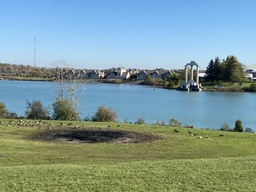
#> input picture Project2/left.jpg, 256 x 192 px, shrunk from 1008 x 756 before the run
$ python task1.py
#> lines starting #> are read from the running program, lines starting #| are printed output that depends on the picture; long printed decimals are rounded
"""
Image Stitching Problem
(Due date: Nov. 26, 11:59 P.M., 2021)

The goal of this task is to stitch two images of overlap into one image.
You are given 'left.jpg' and 'right.jpg' for your image stitching code testing.
Note that different left/right images might be used when grading your code.

To this end, you need to find keypoints (points of interest) in the given left and right images.
Then, use proper feature descriptors to extract features for these keypoints.
Next, you should match the keypoints in both images using the feature distance via KNN (k=2);
cross-checking and ratio test might be helpful for feature matching.
After this, you need to implement RANSAC algorithm to estimate homography matrix.
(If you want to make your result reproducible, you can try and set fixed random seed)
At last, you can make a panorama, warp one image and stitch it to another one using the homography transform.
Note that your final panorama image should NOT be cropped or missing any region of left/right image.

Do NOT modify the code provided to you.
You are allowed use APIs provided by numpy and opencv, except “cv2.findHomography()” and
APIs that have “stitch”, “Stitch”, “match” or “Match” in their names, e.g., “cv2.BFMatcher()” and
“cv2.Stitcher.create()”.
If you intend to use SIFT feature, make sure your OpenCV version is 3.4.2.17, see project2.pdf for details.
"""

import cv2
import math
import numpy as np
# np.random.seed(<int>) # you can use this line to set the fixed random seed if you are using np.random
import random
# random.seed(<int>) # you can use this line to set the fixed random seed if you are using random
def get_keypoints(img):
    sift = cv2.xfeatures2d.SIFT_create()
    kp, des = sift.detectAndCompute(img, None)
    return kp,des


def getMatches(image1, kpl, image2, kpr):
    eta = 0.75

    matches = []

    first_two = []

    for i in range(len(image1)):
        first_two = []
        for j in range(len(image2)):
            distance = math.sqrt(np.sum((np.array(image1[i]) - np.array(image2[j])) ** 2))
            first_two.append([i, j, distance])
        first_two = sorted(first_two, key=lambda x: x[2])
        first_two = first_two[:2]
        matches.append([first_two[0][0], first_two[0][1], first_two[1][1], first_two[0][2], first_two[1][2]])
    good_matches = []
    for i in matches:
        if i[3] < eta * i[4]:
            good_matches.append(i)
    good_matches = sorted(good_matches, key=lambda x: x[3])
    print(len(good_matches))
    keypoints1 = []
    keypoints2 = []

    for i in good_matches:
        keypoints1.append(kpl[i[0]])
        keypoints2.append(kpr[i[1]])

    return keypoints1, keypoints2


def ransac(matches, t, k):
    largest_inliers = []
    for i in range(k):

        random_points = matches[np.random.choice(len(matches), size=4, replace=False)]
        m = []
        for points in random_points:
            m.append([points.item(0), points.item(1), 1, 0, 0, 0, -points.item(2) * points.item(0),
                      -points.item(2) * points.item(1), -points.item(2)])
            m.append([0, 0, 0, points.item(0), points.item(1), 1, -points.item(3) * points.item(0),
                      -points.item(3) * points.item(1), -points.item(3)])
        u, s, v = np.linalg.svd(m)
        h = np.reshape(v[-1], (3, 3))
        h = h / h.item(8)
        inliers = []

        for i in range(len(matches)):

            p1 = []
            p1.append([matches[i].item(0), matches[i].item(1), 1])
            normp1 = (np.dot(h, np.array(p1).T)) / np.dot(h, np.array(p1).T)[2, :]
            p2 = []
            p2.append([matches[i].item(2), matches[i].item(3), 1])
            residual = np.array(p2).T - normp1
            residual = np.linalg.norm(residual)
            if residual < t:
                inliers.append(matches[i])

        if len(inliers) > len(largest_inliers):
            largest_inliers = inliers
            homography = h


    return homography
def solution(left_img, right_img):
    """
    :param left_img:
    :param right_img:
    :return: you need to return the result panorama image which is stitched by left_img and right_img
    """

    # TO DO: implement your solution here
    #raise NotImplementedError
    kpl, desl = get_keypoints(left_img)
    kpr, desr = get_keypoints(right_img)

    matches = []

    keypoints1, keypoints2 = getMatches(desl, kpl, desr, kpr)
    for kp in range(len(keypoints1)):
        l1 = list(keypoints1[kp].pt)
        l1.extend(list(keypoints2[kp].pt))
        matches.append(l1)
    print(matches)
    matches = np.matrix(matches)
    t = 4.5
    kv = 1000

    homography =ransac(matches, t,kv)

    width_1, height_1 = right_img.shape[0], right_img.shape[1]
    width_2, height_2 = left_img.shape[0], left_img.shape[1]

    r = np.float32([[0, 0], [0, width_1], [height_1, width_1], [height_1, 0]]).reshape(-1, 1, 2)
    l = np.float32([[0, 0], [0, width_2], [height_2, width_2], [height_2, 0]]).reshape(-1, 1, 2)

    l = cv2.perspectiveTransform(l, homography)
    print(l)
    finaldimensions = np.concatenate((l, r), axis=0)
    x = []
    y = []
    print(finaldimensions)
    for i in finaldimensions:
        x.append(i[0][0])
        y.append(i[0][1])

    xmin = int(min(x))
    ymin = int(min(y))
    xmax = int(max(x))
    ymax = int(max(y))

    affinity_matrix = np.array([[1, 0, -xmin], [0, 1, -ymin], [0, 0, 1]])
    stitch = cv2.warpPerspective(left_img, affinity_matrix.dot(homography),
                                 (xmax - xmin, ymax - ymin))

    stitch[-ymin:-ymin + width_2, -xmin:-xmin + height_2] = right_img
    result_img = stitch
    return result_img


if __name__ == "__main__":
    left_img = cv2.imread('left.jpg')
#> left_img is the input picture: shape (192, 256, 3); mean B, G, R 153.1, 153.7, 127.4
    right_img = cv2.imread('right.jpg')
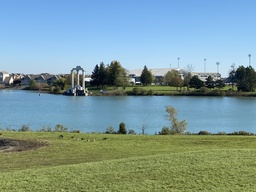
#> input picture Project2/right.jpg, 256 x 192 px, shrunk from 1008 x 756 before the run
#> right_img is the input picture: shape (192, 256, 3); mean B, G, R 155.9, 154.1, 125.4
    result_img = solution(left_img, right_img)
#> in get_keypoints, `kp, des = sift.detectAndCompute(img, None)`: kp = 214 keypoints; strongest (x, y, size): (128, 76, 2.4), (251, 75, 2.4), (221, 74, 21), (194, 89, 4.6)
#> in solution, `kpl, desl = get_keypoints(left_img)`: kpl has the same summary as kp in get_keypoints
#> in get_keypoints (call 2), `kp, des = sift.detectAndCompute(img, None)`: kp = 207 keypoints; strongest (x, y, size): (11, 81, 2.7), (88, 79, 2.8), (133, 80, 2.2), (106, 79, 19.8)
#> in solution, `kpr, desr = get_keypoints(right_img)`: kpr has the same summary as kp in get_keypoints
#> the loop in getMatches, `for i in range(len(image1)):` made 214 passes
#> first_two on passes 1 to 3: [[0, 19, 405.4], [0, 6, 409.1]], [[1, 28, 375.2], [1, 29, 419.8]], [[2, 177, 386], [2, 188, 396.9]]
#> after the loop in getMatches, `for i in range(len(image1)):`: matches = 214 items, first 6: [0, 19, 6, 405.4, 409.1], [1, 28, 29, 375.2, 419.8], [2, 177, 188, 386, 396.9], [3, 16, 70, 302.4, 327.4], [4, 101, 184, 368.3, 381.9], [5, 95, 34, 210.3, 217.4]
#> the loop in getMatches, `for i in matches:` made 214 passes
#> after the loop in getMatches, `for i in matches:`: good_matches = 66 items, first 6: [106, 192, 139, 127, 194.5], [112, 5, 76, 226.9, 382.1], [113, 4, 182, 265.3, 391.2], [116, 6, 129, 215.5, 288.2], [117, 7, 4, 117, 399.3], [118, 7, 150, 81.63, 413.9]
#> in getMatches, `good_matches = sorted(good_matches, key=lambda x: x[3])`: good_matches = 66 items, first 6: [160, 54, 26, 31, 286.6], [162, 55, 43, 31.62, 291], [182, 74, 169, 32.26, 326.4], [158, 50, 160, 36.08, 280.9], [150, 44, 25, 36.61, 247.6], [181, 73, 81, 36.67, 289.2]
#| 66
#> the loop in getMatches, `for i in good_matches:` made 66 passes
#> i on passes 1 to 12: [160, 54, 26, 31, 286.6], [162, 55, 43, 31.62, 291], [182, 74, 169, 32.26, 326.4], [158, 50, 160, 36.08, 280.9], [150, 44, 25, 36.61, 247.6], [181, 73, 81, 36.67, 289.2], [130, 25, 44, 38.52, 235.2], [138, 35, 118, 40.06, 444], [187, 77, 193, 42.5, 286], [170, 59, 42, 43.17, 406.6], [174, 68, 182, 43.99, 273.6], [147, 42, 8, 44.63, 338.2]
#> after the loop in getMatches, `for i in good_matches:`: keypoints1 = 66 keypoints; strongest (x, y, size): (128, 76, 2.4), (251, 75, 2.4), (194, 89, 4.6), (194, 67, 2.5); keypoints2 = 66 keypoints; strongest (x, y, size): (11, 81, 2.7), (133, 80, 2.2), (80, 93, 4.6), (80, 72, 2.4)
#> the loop in solution, `for kp in range(len(keypoints1)):` made 66 passes
#> after the loop in solution, `for kp in range(len(keypoints1)):`: matches = 66 items, first 6: [178.5, 88.74, 65.1, 93.53], [182, 72.33, 68.25, 77.16], [216.6, 59.72, 101.6, 64.74], [174.4, 79.05, 60.78, 83.9], [168.9, 86.95, 55.13, 91.92], [216.6, 59.72, 101.6, 64.74]
#> (printed output is left out)
#> in solution, `matches = np.matrix(matches)`: matches = 66 rows, first 6: [178.5, 88.74, 65.1, 93.53], [182, 72.33, 68.25, 77.16], [216.6, 59.72, 101.6, 64.74], [174.4, 79.05, 60.78, 83.9], [168.9, 86.95, 55.13, 91.92], [216.6, 59.72, 101.6, 64.74]
#> after the loop in ransac, `for i in range(k):`: homography = [[1.29, -0.0327, -149.5], [0.139, 1.13, -14.97], [0.00137, -0.000555, 1]]; largest_inliers = 65 items, first 6: [[178.5, 88.74, 65.1, 93.53]], [[182, 72.33, 68.25, 77.16]], [[216.6, 59.72, 101.6, 64.74]], [[174.4, 79.05, 60.78, 83.9]], [[168.9, 86.95, 55.13, 91.92]], [[216.6, 59.72, 101.6, 64.74]]
#> in solution, `l = cv2.perspectiveTransform(l, homography)`: l = [[-149.5, -14.97], [-174.3, 227.2], [139.9, 191.9], [133.5, 15.33]]
#| [[[-149.451   -14.968 ]]
#|  [[-174.313   227.1686  ]]
#|  [[ 139.933   191.874 ]]
#|  [[ 133.535    15.332]]]
#> in solution, `finaldimensions = np.concatenate((l, r), axis=0)`: finaldimensions = [[-149.5, -14.97], [-174.3, 227.2], [139.9, 191.9], [133.5, 15.33], [0, 0], [0, 192], [256, 192], [256, 0]]
#| [[[-149.451   -14.968 ]]
#|  [[-174.313   227.1686  ]]
#|  [[ 139.933   191.874 ]]
#|  [[ 133.535    15.332]]
#|  [[   0.          0.      ]]
#|  [[   0.        192.      ]]
#|  [[ 256.        192.      ]]
#|  [[ 256.          0.      ]]]
#> the loop in solution, `for i in finaldimensions:` made 8 passes
#> after the loop in solution, `for i in finaldimensions:`: x = [-149.5, -174.3, 139.9, 133.5, 0, 0, 256, 256]; y = [-14.97, 227.2, 191.9, 15.33, 0, 192, 192, 0]
#> in solution, `xmin = int(min(x))`: xmin = -174
#> in solution, `ymin = int(min(y))`: ymin = -14
#> in solution, `xmax = int(max(x))`: xmax = 256
#> in solution, `ymax = int(max(y))`: ymax = 227
#> in solution, `affinity_matrix = np.array([[1, 0, -xmin], [0, 1, -ymin], [0, 0, 1]])`: affinity_matrix = [[1, 0, 174], [0, 1, 14], [0, 0, 1]]
#> in solution, `stitch = cv2.warpPerspective(left_img, affinity_matrix.dot(homography)..`:
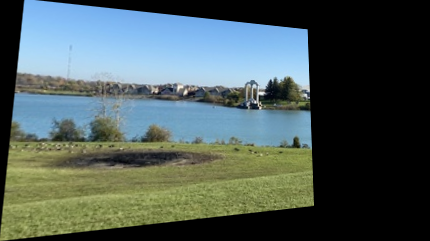
#> stitch: shape (241, 430, 3); mean B, G, R 89.4, 91.8, 77.1
#> in solution, `stitch[-ymin:-ymin + width_2, -xmin:-xmin + height_2] = right_img`:
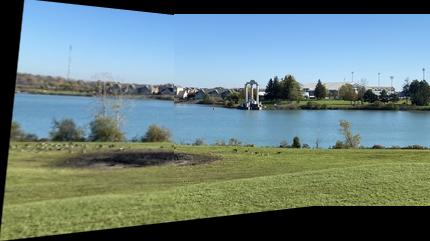
#> stitch: shape (241, 430, 3); mean B, G, R 126.1, 127.6, 106
    cv2.imwrite('results/task1_result.jpg', result_img)
